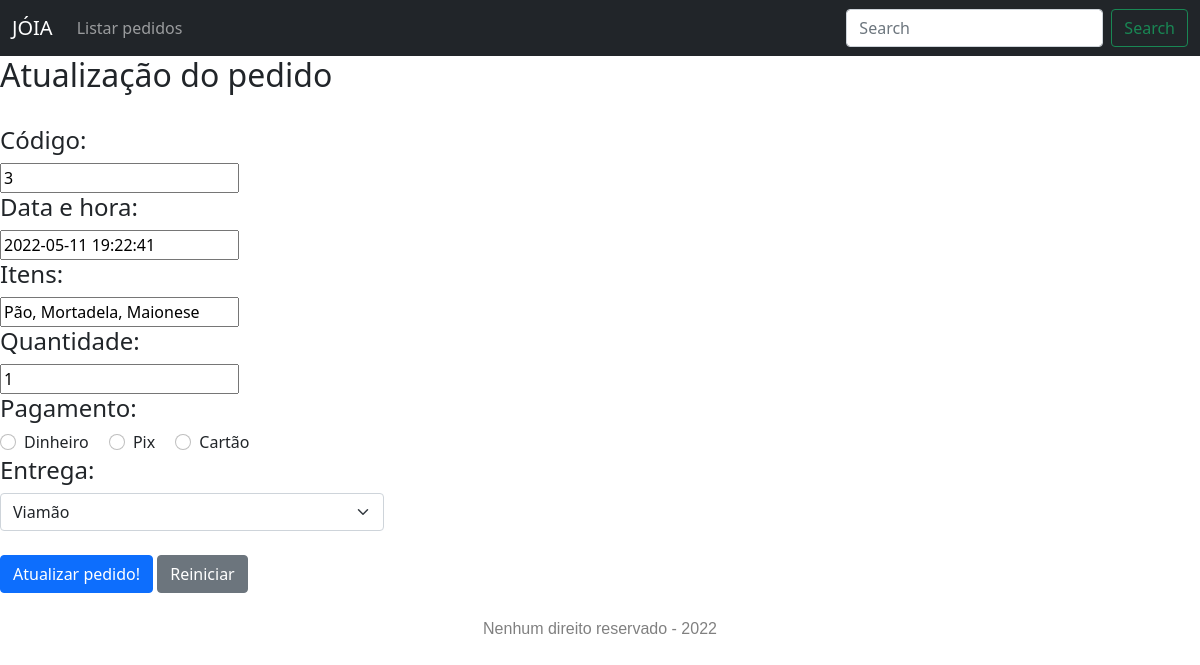
/public/atualiza.php?cod=3, run on the app's committed database.
### tables this page shows
CREATE TABLE `pedidos` (
  `cod` int(11) NOT NULL,
  `data_hora` datetime DEFAULT NULL,
  `itens` text DEFAULT NULL,
  `quant` int(11) DEFAULT NULL,
  `pag` varchar(20) DEFAULT NULL,
  `local` varchar(20) DEFAULT NULL
);

### src/model/Database.php (called while the page is built, shortened)
<?php
class Database {
   private $connection;
   private function connect()
   {
       $this->connection = new PDO(
           'mysql:'.
           'host='.MYSQL_SERVER.';'.
           'dbname='.MYSQL_DATABASE.';'.
           'charset='.MYSQL_CHARSET,
           MYSQL_USER,
           MYSQL_PASS,
           array(PDO::ATTR_PERSISTENT => true)
       );
       $this->connection->setAttribute(PDO::ATTR_ERRMODE, PDO::ERRMODE_WARNING);
   }
   private function disconnect()
   {
       $this->connection = null;
   }
   public function select($sql, $parameters = null)
   {
        $result = null;
        try {
            if(!empty($parameters)){
                $myExecute = $this->connection->prepare($sql);
                $myExecute->execute($parameters);
                $result = $myExecute->fetchAll(PDO::FETCH_CLASS);
            } else {
                $myExecute = $this->connection->prepare($sql);
                $myExecute->execute();
                $result = $myExecute->fetchAll(PDO::FETCH_CLASS);
            }
        } catch (PDOException $error) {
            var_dump($error);
            return false;
        }
        return $result;
   }
}

### public/atualiza.php (the view, shortened to what this page needs)
<?php
require_once "../src/views/header_nav.php";
require_once "../src/model/Database.php";
if( isset($_GET['cod']) ) {
    $cod = $_GET['cod'];
} else {
    header('location: ../public/lista.php');
}
$db = new Database();
$resultDb = $db->select(
    "SELECT * FROM pedidos WHERE cod = $cod;"
);
?>
<form method="post" action="../banco/atualiza_pedido.php" >
    <h2>Atualização do pedido</h2>
    <br>
    <h4>Código:</h4>
    <input type="text" name="cod" value="<?= $resultDb[0]->cod ?>" readonly/>
    <h4>Data e hora:</h4>
    <input type="text" name="data_hora" value="<?= $resultDb[0]->data_hora ?>" readonly/>
    <h4>Itens:</h4>
    <input type="text" name="itens" value="<?= $resultDb[0]->itens ?>" />
    <h4>Quantidade:</h4>
    <input type="number" name="quant" value="<?= $resultDb[0]->quant ?>" min="1" />
    <h4>Pagamento:</h4>
    <div class="form-check form-check-inline">
        <input type="radio" class="form-check-input" name="pgto" value="Dinheiro" <?= ($resultDb[0]->pag == 'Dinheiro') ? 'checked' : '' ?> /> Dinheiro
    </div>
    <div class="form-check form-check-inline">
        <input type="radio" class="form-check-input" name="pgto" value="Pix" <?= ($resultDb[0]->pag == 'Pix') ? 'checked' : '' ?> /> Pix
    </div>
    <div class="form-check form-check-inline">
        <input type="radio" class="form-check-input" name="pgto" value="Cartão" <?= ($resultDb[0]->pag == 'Cartão') ? 'checked' : '' ?> /> Cartão
    </div>
    <h4>Entrega:</h4>
    <div class="row">
        <div class="col-lg-4 col-sm-6">
            <select name="entrega" class="form-select" required>
                <option value="<?= $resultDb[0]->local ?>"> <?= $resultDb[0]->local ?> </option>
            </select>
        </div>
    </div>
    <br>
    <input type="submit" value="Atualizar pedido!" class="btn btn-primary"/>
    <input type="reset" value="Reiniciar" class="btn btn-secondary"/>
</form>
<?php require_once "../src/views/footer.php"; ?>

### data on the page
pedidos: cod "3", data_hora "2022-05-11 19:22:41", itens "Pão, Mortadela, Maionese", quant "1", entrega "Viamão"
